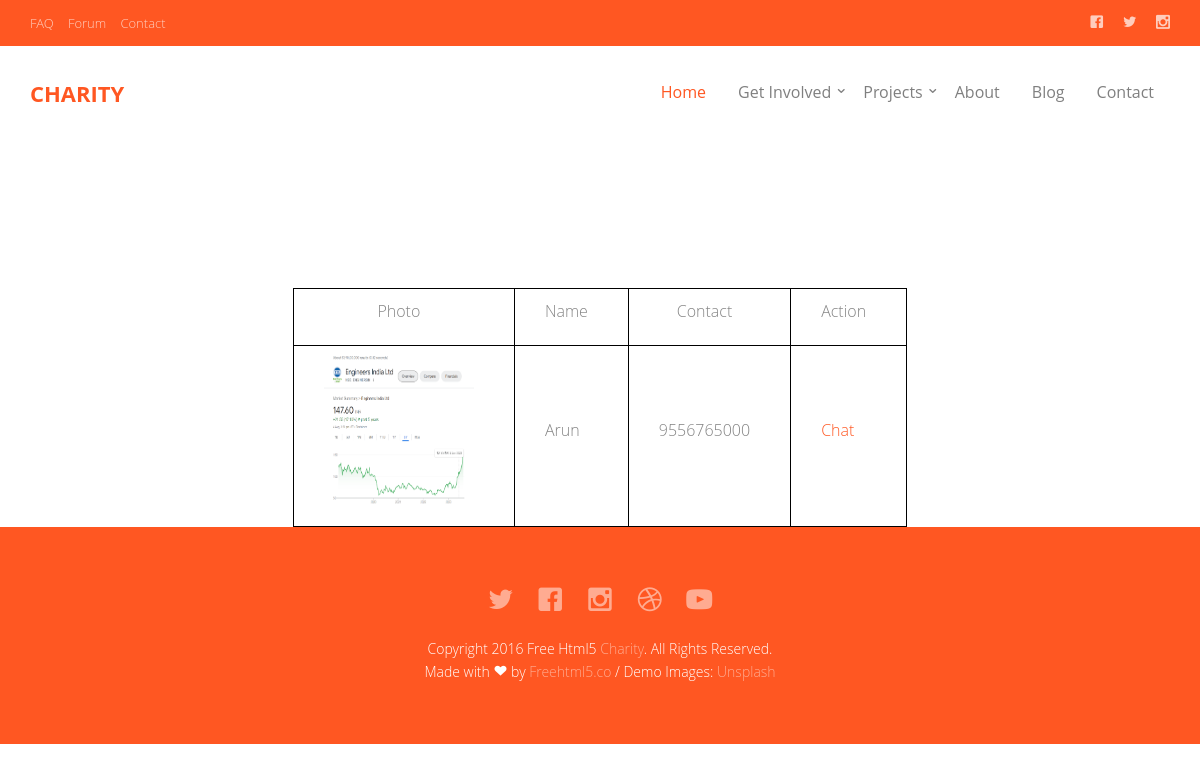
/Orphanage/ViewUser/, run on the app's committed database.
### Guest/models.py (models this page shows)
class tbl_user(models.Model):
    user_name=models.CharField(max_length=50)
    user_gender=models.CharField(max_length=50)
    user_contact=models.CharField(max_length=50)
    user_email=models.CharField(max_length=50)
    user_password=models.CharField(max_length=50)
    place = models.ForeignKey(tbl_place, on_delete=models.CASCADE)
    user_photo = models.FileField(upload_to='Assets/UserPhoto/')
    user_proof = models.FileField(upload_to='Assets/UserProof/')
    user_status = models.IntegerField(default="0")
    user_address=models.CharField(max_length=50)

### Orphanage/views.py (the view)
# urls.py: path('ViewUser/',views.ViewUser,name="ViewUser"),
def ViewUser(request):
    orph = tbl_user.objects.all()
    return render(request,"Orphanage/ViewUser.html",{"orph":orph})

### Orphanage/Templates/Orphanage/ViewUser.html (shortened to what this page needs)
{% extends 'Orphanage/Header.html' %}
{% load static %}
{% block content %}
<!DOCTYPE html>
<html lang="en">
<head>
</head>
<body>
    <table border="1" align="center" cellpadding="2">
        <tr align="center">
            <td>Photo</td>
            <td>Name</td>
            <td>Contact</td>
            <td>Action</td>
        </tr>
        {% for i in orph %}
        <tr>
            <td><img src="{{i.user_photo.url}}" alt="" width="150" height="150"></td>
            <td>{{i.user_name}}</td>
            <td>{{i.user_contact}}</td>
            <td><a href="{% url 'Orph:chatpage' i.id %}">Chat</a></td>
        </tr>
        {% endfor %}
    </table>
</body>
</html>
{% endblock content %}

### Guest/static/Main/css/style.css (style rules this page uses)
body { font-family: "Open Sans", Arial, sans-serif; line-height: 1.6; font-size: 16px; background: #fff; color: #848484; font-weight: 300; overflow-x: hidden; }
a { color: #ff5722; -webkit-transition: 0.5s, ease; -o-transition: 0.5s, ease; transition: 0.5s, ease; }

### Orphanage/Templates/Orphanage/ViewUser.html (style rules this page uses)
table, th, td { border: 1px solid black; border-collapse: collapse; }
th, td { padding-top: 10px; padding-bottom: 20px; padding-left: 30px; padding-right: 40px; }

### data on the page
tbl_user: user_photo (picture), user_name "Arun", user_contact "9556765000"
